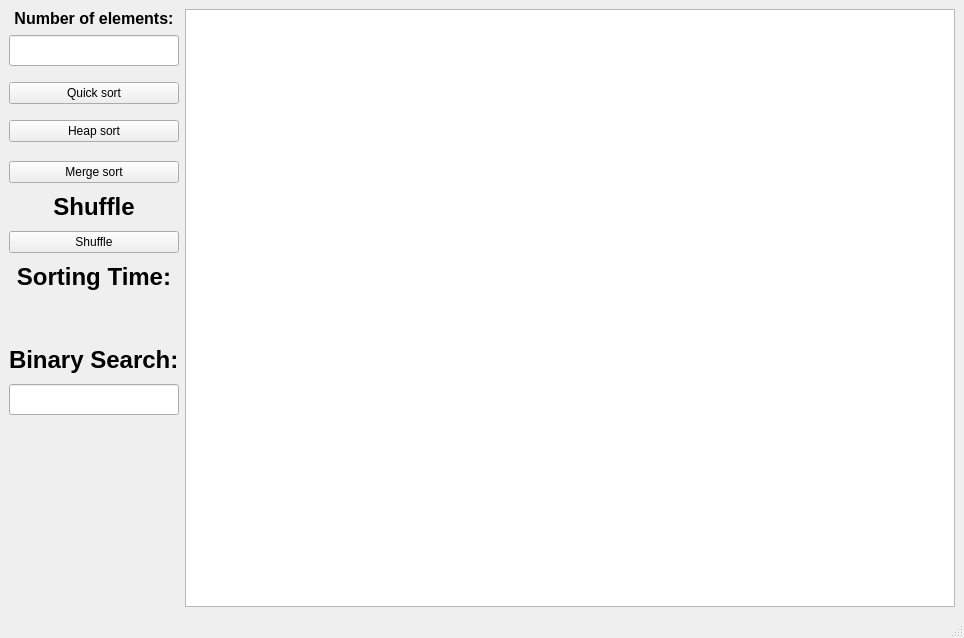
<?xml version="1.0" encoding="UTF-8"?>
<ui version="4.0">
 <class>MainWindow</class>
 <widget class="QMainWindow" name="MainWindow">
  <property name="geometry">
   <rect>
    <x>0</x>
    <y>0</y>
    <width>964</width>
    <height>638</height>
   </rect>
  </property>
  <property name="windowTitle">
   <string>MainWindow</string>
  </property>
  <widget class="QWidget" name="centralwidget">
   <layout class="QGridLayout" name="gridLayout">
    <item row="0" column="0">
     <layout class="QFormLayout" name="formLayout">
      <item row="0" column="0">
       <layout class="QVBoxLayout" name="verticalLayout">
        <item>
         <widget class="QLabel" name="label">
          <property name="maximumSize">
           <size>
            <width>181</width>
            <height>20</height>
           </size>
          </property>
          <property name="text">
           <string>&lt;html&gt;&lt;head/&gt;&lt;body&gt;&lt;p align=&quot;center&quot;&gt;&lt;span style=&quot; font-size:12pt; font-weight:700;&quot;&gt;Number of elements:&lt;/span&gt;&lt;/p&gt;&lt;/body&gt;&lt;/html&gt;</string>
          </property>
         </widget>
        </item>
        <item>
         <widget class="QLineEdit" name="line_size">
          <property name="minimumSize">
           <size>
            <width>0</width>
            <height>31</height>
           </size>
          </property>
          <property name="maximumSize">
           <size>
            <width>16777215</width>
            <height>31</height>
           </size>
          </property>
         </widget>
        </item>
        <item>
         <spacer name="verticalSpacer_3">
          <property name="orientation">
           <enum>Qt::Vertical</enum>
          </property>
          <property name="sizeType">
           <enum>QSizePolicy::Fixed</enum>
          </property>
          <property name="sizeHint" stdset="0">
           <size>
            <width>20</width>
            <height>10</height>
           </size>
          </property>
         </spacer>
        </item>
        <item>
         <widget class="QPushButton" name="pushButton_QuickSort">
          <property name="text">
           <string>Quick sort</string>
          </property>
         </widget>
        </item>
        <item>
         <spacer name="verticalSpacer_2">
          <property name="orientation">
           <enum>Qt::Vertical</enum>
          </property>
          <property name="sizeType">
           <enum>QSizePolicy::Fixed</enum>
          </property>
          <property name="sizeHint" stdset="0">
           <size>
            <width>20</width>
            <height>10</height>
           </size>
          </property>
         </spacer>
        </item>
        <item>
         <widget class="QPushButton" name="pushButton_HeapSort">
          <property name="text">
           <string>Heap sort</string>
          </property>
         </widget>
        </item>
        <item>
         <spacer name="verticalSpacer_4">
          <property name="orientation">
           <enum>Qt::Vertical</enum>
          </property>
          <property name="sizeType">
           <enum>QSizePolicy::Fixed</enum>
          </property>
          <property name="sizeHint" stdset="0">
           <size>
            <width>20</width>
            <height>13</height>
           </size>
          </property>
         </spacer>
        </item>
        <item>
         <widget class="QPushButton" name="pushButton_MergeSort">
          <property name="text">
           <string>Merge sort</string>
          </property>
         </widget>
        </item>
        <item>
         <widget class="QLabel" name="label_2">
          <property name="text">
           <string>&lt;html&gt;&lt;head/&gt;&lt;body&gt;&lt;p align=&quot;center&quot;&gt;&lt;span style=&quot; font-size:18pt; font-weight:700;&quot;&gt;Shuffle&lt;/span&gt;&lt;/p&gt;&lt;/body&gt;&lt;/html&gt;</string>
          </property>
         </widget>
        </item>
        <item>
         <widget class="QPushButton" name="pushButton_Shuffle">
          <property name="text">
           <string>Shuffle</string>
          </property>
         </widget>
        </item>
        <item>
         <widget class="QLabel" name="label_3">
          <property name="text">
           <string>&lt;html&gt;&lt;head/&gt;&lt;body&gt;&lt;p align=&quot;center&quot;&gt;&lt;span style=&quot; font-size:18pt; font-weight:700;&quot;&gt;Sorting Time:&lt;/span&gt;&lt;/p&gt;&lt;/body&gt;&lt;/html&gt;</string>
          </property>
         </widget>
        </item>
        <item>
         <widget class="QLabel" name="labelTime">
          <property name="text">
           <string/>
          </property>
         </widget>
        </item>
        <item>
         <widget class="QLabel" name="label_4">
          <property name="text">
           <string>&lt;html&gt;&lt;head/&gt;&lt;body&gt;&lt;p&gt;&lt;span style=&quot; font-size:18pt; font-weight:700;&quot;&gt;Binary Search:&lt;/span&gt;&lt;/p&gt;&lt;/body&gt;&lt;/html&gt;</string>
          </property>
         </widget>
        </item>
        <item>
         <widget class="QLineEdit" name="line_search">
          <property name="minimumSize">
           <size>
            <width>0</width>
            <height>31</height>
           </size>
          </property>
          <property name="maximumSize">
           <size>
            <width>16777215</width>
            <height>31</height>
           </size>
          </property>
         </widget>
        </item>
        <item>
         <widget class="QLabel" name="label_answer">
          <property name="text">
           <string/>
          </property>
         </widget>
        </item>
        <item>
         <spacer name="verticalSpacer">
          <property name="orientation">
           <enum>Qt::Vertical</enum>
          </property>
          <property name="sizeType">
           <enum>QSizePolicy::Preferred</enum>
          </property>
          <property name="sizeHint" stdset="0">
           <size>
            <width>40</width>
            <height>150</height>
           </size>
          </property>
         </spacer>
        </item>
       </layout>
      </item>
      <item row="0" column="1">
       <widget class="QGraphicsView" name="graphicsView">
        <property name="minimumSize">
         <size>
          <width>755</width>
          <height>545</height>
         </size>
        </property>
       </widget>
      </item>
     </layout>
    </item>
   </layout>
  </widget>
  <widget class="QMenuBar" name="menubar">
   <property name="geometry">
    <rect>
     <x>0</x>
     <y>0</y>
     <width>964</width>
     <height>22</height>
    </rect>
   </property>
  </widget>
  <widget class="QStatusBar" name="statusbar"/>
 </widget>
 <resources/>
 <connections/>
</ui>
